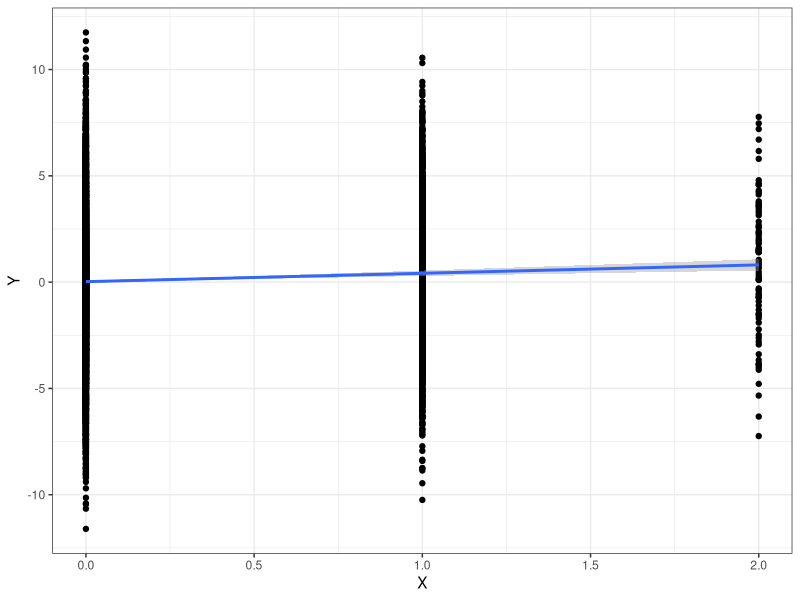

Recreate this plot in R.
## ---- chunk 1
library(ggplot2)
set.seed(666)
N<-10000
maf<-0.1
beta<-0.4
p.val<-5e-8
beta.se<-beta/abs(qnorm(p.val/2))
signif.digits=3
## ---- chunk 2
#simulate genotypes
X<-rbinom(N,2,maf)
Xbar<-mean(X)
se.e<-beta.se * sqrt(sum((X-Xbar)^2))
#simulate y for a given beta and s
Y=X*beta+rnorm(N,mean=0,sd=se.e)
## ---- chunk 3
ggplot(data.frame(x=X,y=Y),aes(x=X,y=Y)) + geom_point()  + 
    geom_smooth(method='lm',formula=y~x) + theme_bw()

## ---- chunk 4
mod<-lm(Y~X)
summary(mod)
## ---- chunk 5
Yb<-ifelse(Y>mean(Y),1,0)
lmod<-glm(Yb~X,family="binomial")
summary(lmod)
## ---- chunk 6
raf<-1-maf
## Brute force
wtscore<-function(N,r,w=0) N * r^2 * w
hetscore<-function(N,r,w=1) 2 * N * r * (1-r) * w
homscore<-function(N,r,w=2) N * (1-r)^2 *w
estXbarHat<-(wtscore(N,raf) + hetscore(N,raf) + homscore(N,raf))/N
## if we do the algebra then xbarhat simplifies to 2 * (1-raf) or 2 * maf
XbarHat<-2*maf
## ---- chunk 7
YbarHat<-beta * XbarHat
## ---- chunk 8
n.wt<-wtscore(N,raf,1)
n.het<-hetscore(N,raf,1)
n.hom<-homscore(N,raf,1)
estYbar<-(beta * (n.het + (2 * n.hom)))/N
## ---- chunk 9
SSX.wt<-sum(n.wt * XbarHat^2)
SSX.het<-sum((rep(1,n.het)-rep(XbarHat,n.het))^2)
SSX.hom<-sum((rep(2,n.hom)-rep(XbarHat,n.hom))^2)
SSXHat=SSX.wt + SSX.het + SSX.hom
## ---- chunk 10
estSSXHat = 2 * maf * (N-1) * (1-maf)
## ---- chunk 11
se.eHat<-beta.se * sqrt(estSSXHat)
## ---- chunk 12
## next estimate P(Y>ybar | X =x)

calcP<-function(X,beta,SE.epsilon,val=YbarHat){
    pnorm(val,mean=X*beta,sd=SE.epsilon,lower.tail = FALSE)
}

calcOdds<-function(X,beta,SE.epsilon,val=YbarHat){
    #num<-pnorm(val,mean=X*beta,sd=SE.epsilon,lower.tail = FALSE)
    num<-calcP(X,beta,SE.epsilon,val)
    num/(1-num)
}

lod_Y_X1<-log(calcOdds(1,beta,se.eHat))
lod_Y_X0<-log(calcOdds(0,beta,se.eHat))

lodHat<-lod_Y_X1-lod_Y_X0
## get estimated log(OR) from fit
fitLod<-summary(lmod)[["coefficients"]][,1][2]
## ---- chunk 13
ca<-function(n0,f){
    n0*(1-f)
}

cb<-function(n0,f){
    n0*f
}

cc<-function(n1,a,b,theta){
    (n1*a)/(a+(b*theta))
}

cd<-function(n1,a,b,theta){
    (n1*b)/(a+(b*theta))
}

gamma_hat_maf<-function(n0,n1,f,theta){
    n<-n0+n1
    a<-ca(n0,f)/n
    b<-cb(n0,f)/n
    c<-cc(n1,a,b,theta)/n
    d<-cd(n1,a,b,theta)/n
    recip.sm<-do.call('cbind',lapply(list(a,b,c,d),function(fi) 1/fi))
    return(sqrt(rowSums(recip.sm)))
}

## compute number of 'cases' i.e. the the number of people with Y>ybar
n.cases<-round(sum(calcP(0,beta,se.eHat) * n.wt,calcP(1,beta,se.eHat) *
                       n.het,calcP(2,beta,se.eHat) *n.hom))
n.controls<-N-n.cases
#this makes sense given that we expect a normal distribution so in 
#future can shorcut but N/2 for the special case where we want Y > ybar
## next compute the variance component of beta due to allele freq
ploidy<-2
var_maf<-gamma_hat_maf(n.controls,n.cases,maf,exp(lodHat))
var_ss<-sqrt(1/N)
estSigmaBeta<-sqrt(1/ploidy) * var_maf * var_ss
fitSigmaBeta<-summary(lmod)[['coefficients']][,2][2]
## ---- chunk 14
estZ<-lodHat/estSigmaBeta
estP<-2*(pnorm(estZ,lower.tail = FALSE))
